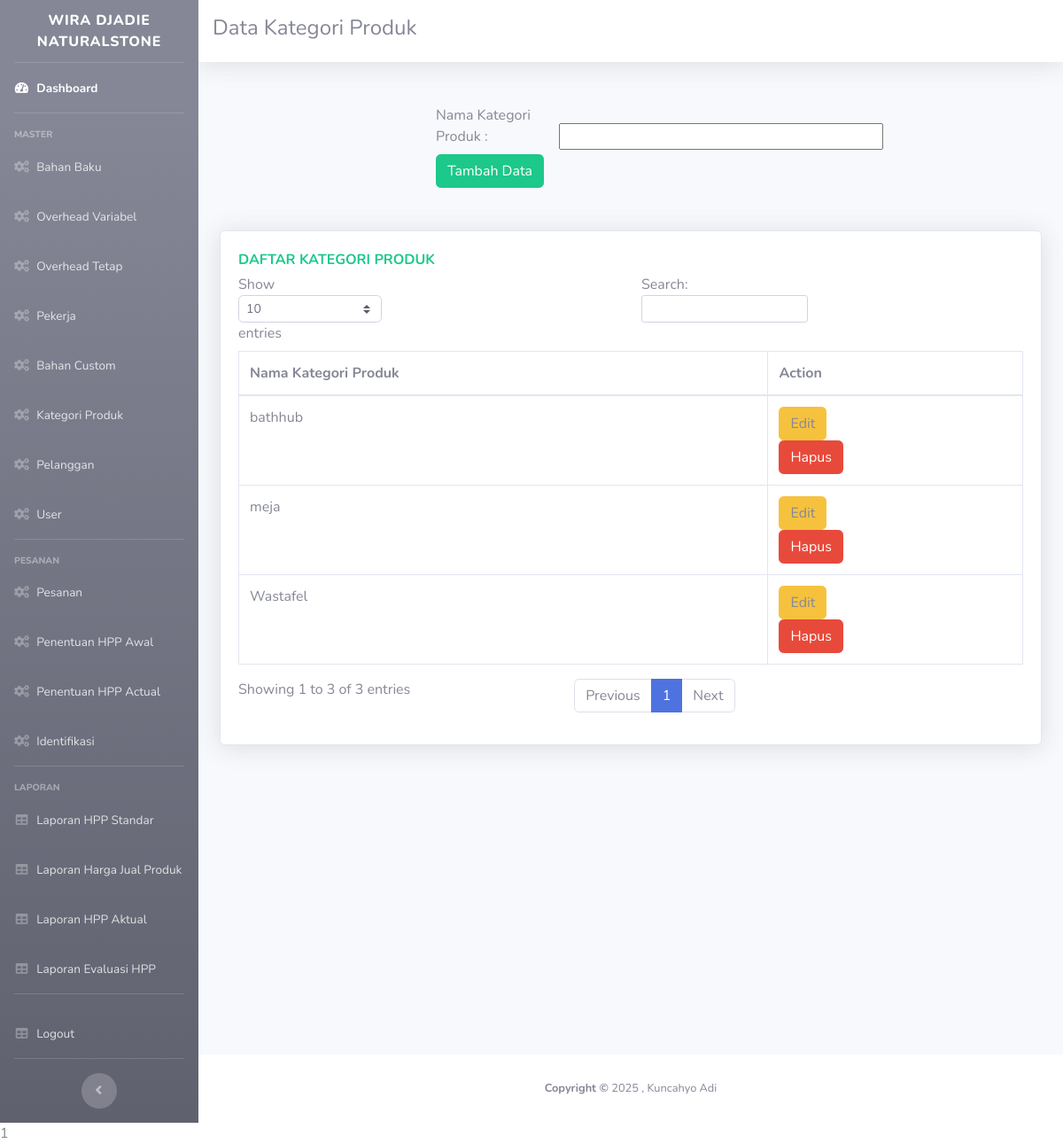
The page /kategoriproduk.php on the database its author committed.
### tables this page shows
CREATE TABLE `produk` (
  `id_produk` int(11) NOT NULL,
  `nama_produk` varchar(250) NOT NULL
);

### kategoriproduk.php (the view, shortened to what this page needs)
    <?php
        include '_partial/head.php';
        include '_partial/sidebar.php';
        include 'koneksi1.php';
    ?>
      <div id="content">
        <nav class="navbar navbar-expand navbar-light bg-white topbar mb-4 static-top shadow">
<h4> Data Kategori Produk</h4>
        </nav>
        <div class="container-fluid">
          <br>
           <div class="row col-12">
              <form class="col-12" role="form" action="insertkategoriproduk.php" method="post" enctype="multipart/form-data">
                    <label class="form-label col-2 offset-3">Nama Kategori Produk :</label>
                    <input type="text" id="nama" name="nama" class="form-select col-5">
                  <div class="button col-5 offset-3">
                    <button class="btn btn-success" type="submit">Tambah Data</button>
                    <br>
                  </div>
              </form>
          </div>
          <br><br>
            <div class="row">
            <div class="col-xl-12">
                <div class="card shadow mb-4">
                <div class="card-body tab-content" id="myTabContent">
                <div class="text-x font-weight-bold text-success text-uppercase mb-1">Daftar Kategori Produk</div>
                <div class="table-responsive tab-pane fade show active" id="bb">
                <table class="table table-bordered" id="dataTable" width="100%" cellspacing="0">
                    <thead>
                        <tr>
                            <th>Nama Kategori Produk</th>
                            <th>Action</th>
                    </thead>
                    <tbody>
                       <?php
                          $sql = 'SELECT * FROM produk';
                          $query = mysqli_query($koneksi, $sql);
                             while ($row = mysqli_fetch_array($query))
                                {
                                 ?>
                                  <tr>
                                      <td><?php echo $row['nama_produk'];?></td>
                                      <td>
                                          <a class="btn btn-warning" data-toggle="modal" data-target="#exampleModal<?php echo $row['id_produk'];?>">Edit</a>
                                          <br>
                                          <a class="btn btn-danger" href="deletekategoriproduk.php?id=<?php echo $row['id_produk'];?>">Hapus
                                      </td>
                                  </tr>
                          <?php } ?>
                    </tbody>
                </table>
              </div>
            </div>
            </div>
            </div>
            </div>
        </div>
      </div>
<?php include '_partial/footer.php'?>

### rows shown on the page
produk: nama_produk "Wastafel"
produk: nama_produk "meja"
produk: nama_produk "bathhub"
